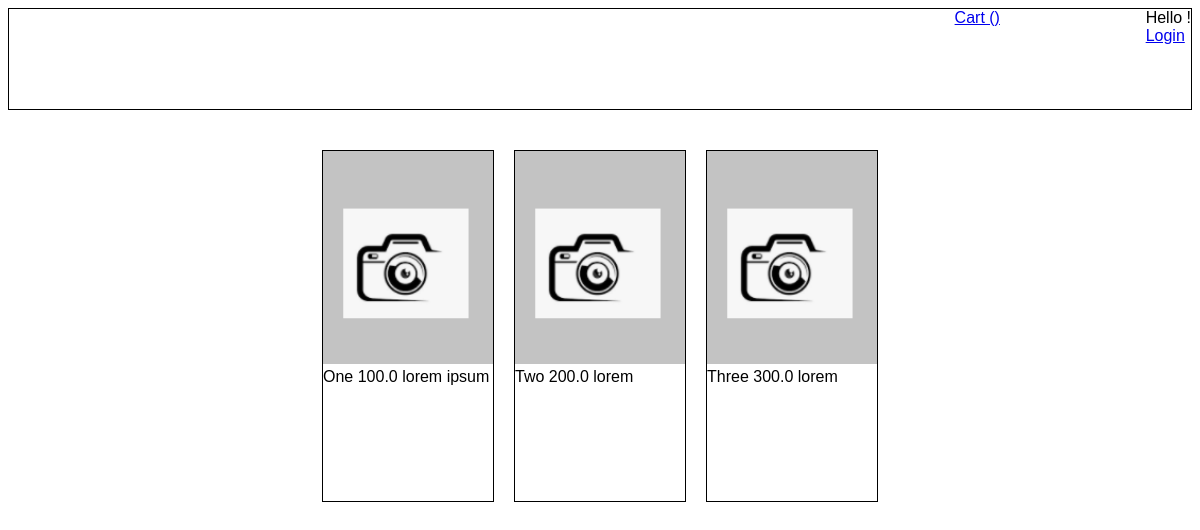
Screenshot of /products/ with the database file from the repository.
### products/models.py (models this page shows, shortened)
class Products(models.Model):
    title = models.CharField(max_length=120)
    description = models.TextField()
    price = models.FloatField(null=True)
    image = models.ImageField(null=True, blank=True, upload_to='images/')
    quantity = models.IntegerField(null=True)

### products/views.py (the view)
# urls.py: path('', ProductsListView.as_view(), name='products-list'),
class ProductsListView(ListView):
    template_name = 'products_list.html'
    queryset = Products.objects.all()

### products/templates/products_list.html
{% extends 'index.html' %}
{% load static %}
{% block content %}
<div class="products-list">
	{% for object in object_list %}
        <div class="product">
        	<a href="/products/{{object.id}}">
        		<img class="product-image" src="{% static 'images/sample.png' %}">
        	</a>
            {{ object.title }}
            {{ object.price }}
            {{ object.description }}
            <br>
        </div>
    {% endfor %}
</div>
{% endblock %}

### static/css/products.css (style rules this page uses)
.product { border: 1px solid; height: 350px; width: 170px; display: inline-block; margin: 10px; }
.products-list { margin: auto; width: 100%; display: flex; justify-content: center; }
.product-image { width: 100%; }

### templates/index.html (style rules this page uses)
html * { font-family: Arial; }

### rows the page displays
Products: title "One", price "100.0", description "lorem ipsum"
Products: title "Two", price "200.0", description "lorem"
Products: title "Three", price "300.0", description "lorem"
